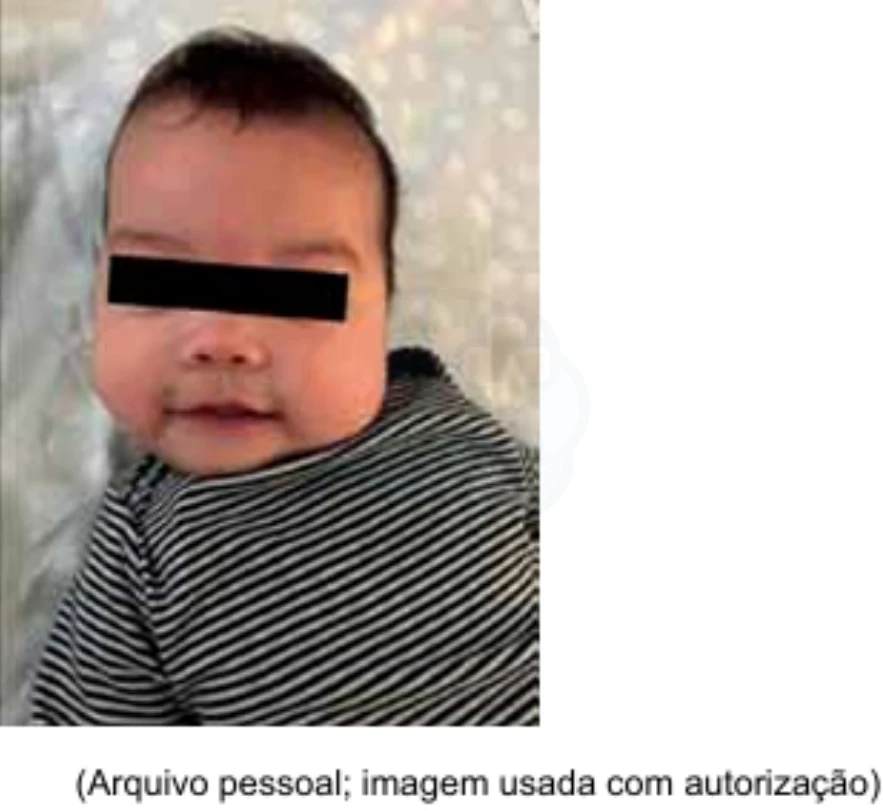
#> input picture scripts/samples_medevo/sample_2_UNESPHCFMB-2026-CIR-20770.webp, 883 x 811 px, given in place of media_1794519866501_2f4a1222.jpg, which was not available
$ python download_and_inpaint_medevo.py
#> lines starting #> are read from the running program, lines starting #| are printed output that depends on the picture
### scripts/test_detector_benchmark.py
from PIL import Image
import os

uploaded_paths = [
    r'C:/Users/froge/.gemini/antigravity/brain/4ca079d4-a5c6-44e2-ace8-20af3249b334/.user_uploaded/media_1794519866501_2f4a1222.jpg',
    r'C:/Users/froge/.gemini/antigravity/brain/4ca079d4-a5c6-44e2-ace8-20af3249b334/.user_uploaded/media_1794519898155_86083b20.jpg',
    r'C:/Users/froge/.gemini/antigravity/brain/4ca079d4-a5c6-44e2-ace8-20af3249b334/.user_uploaded/media_1794519909201_8d25fc1c.jpg',
    r'C:/Users/froge/.gemini/antigravity/brain/4ca079d4-a5c6-44e2-ace8-20af3249b334/.user_uploaded/media_1794519931646_cabb037e.jpg'
]

def detect_medq_watermark(img_path):
    img = Image.open(img_path).convert('RGB')
#> img is the input picture: PIL image 883x811 RGB; mean R, G, B 187.2, 177.7, 173
    w, h = img.size
#> w = 883; h = 811
    cx, cy = w // 2, h // 2
#> cx = 441; cy = 405

    # Central box (16% of width, 16% of height)
    bw, bh = int(w * 0.16), int(h * 0.16)
#> bw = 141; bh = 129
    center_crop = img.crop((cx - bw//2, cy - bh//2, cx + bw//2, cy + bh//2))
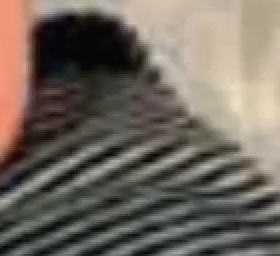
#> center_crop: PIL image 140x128 RGB (shown 2 times larger); mean R, G, B 113.2, 104.1, 94.4

    # Outer reference border (to compare baseline)
    border_crop = img.crop((int(w * 0.1), int(h * 0.1), int(w * 0.9), int(h * 0.9)))
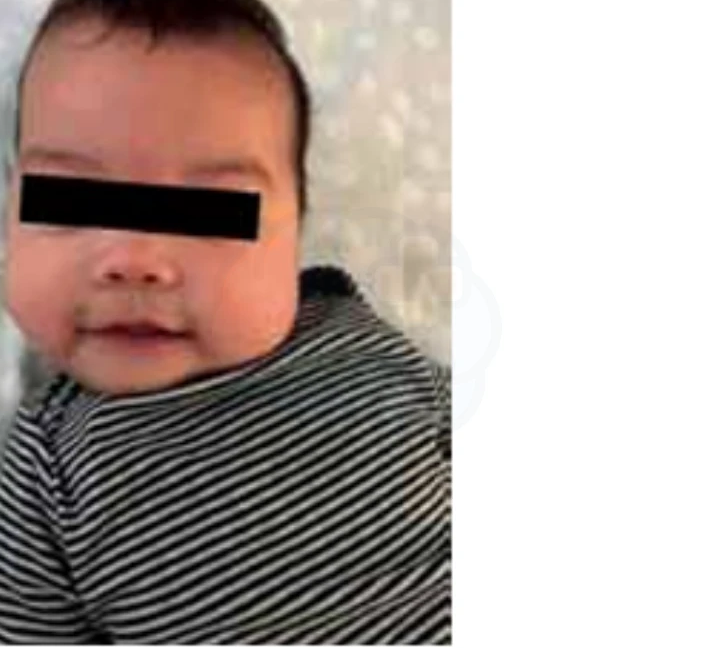
#> border_crop: PIL image 706x648 RGB; mean R, G, B 172.5, 158.2, 152.4

    # Calculate saturation / warm tint in center
    cpixels = list(center_crop.getdata())
#> cpixels = 17920 items, first 6: (237, 151, 121), (237, 151, 121), (237, 151, 121), (239, 150, 121), (239, 150, 121), (241, 153, 123)
    diff_rb = [p[0] - p[2] for p in cpixels]
#> diff_rb = 17920 values, max 127 at index 8400, min -11 at index 4788, mean 18.81
    diff_rg = [p[0] - p[1] for p in cpixels]
#> diff_rg = 17920 values, max 99 at index 8261, min -8 at index 4655, mean 9.12

    avg_diff_rb = sum(diff_rb) / len(diff_rb)
#> avg_diff_rb = 18.81
    max_diff_rb = max(diff_rb)
#> max_diff_rb = 127

    # Check if image is predominantly grayscale
    bpixels = list(border_crop.getdata())[::10]
#> bpixels = 45749 items
    is_grayscale_base = sum(abs(p[0] - p[1]) + abs(p[1] - p[2]) for p in bpixels) / len(bpixels) < 8.0
#> is_grayscale_base = False

    score = 0
    reasons = []

    if is_grayscale_base:
        # In grayscale images, center having warm tint is a dead giveaway
        if max_diff_rb > 7.0:
            score += 85
            reasons.append(f"Radiografia PB com anomalia cromática quente no centro (max R-B={max_diff_rb:.1f})")
    else:
        # In color images, center has localized high saturation cross pattern
        if avg_diff_rb > 20.0 and max_diff_rb > 45.0:
            score += 70
            reasons.append(f"Foto clínica com contraste avermelhado/salmão central compatível com carimbo (R-B={avg_diff_rb:.1f})")

    return {
        "detected": score >= 50,
        "score": score,
        "is_grayscale": is_grayscale_base,
        "max_diff_rb": max_diff_rb,
        "reasons": reasons
    }

for idx, p in enumerate(uploaded_paths, 1):
    res = detect_medq_watermark(p)
#> res = {'detected': False, 'score': 0, 'is_grayscale': False, 'max_diff_rb': 127, 'reasons': []}
    print(f"Amostra {idx}: Detectado={res['detected']}, Score={res['score']}, PB={res['is_grayscale']}, Razões={res['reasons']}")
#| Amostra 1: Detectado=False, Score=0, PB=False, Razões=[]
#> pass 2 of the loop `for idx, p in enumerate(uploaded_paths, 1):`:
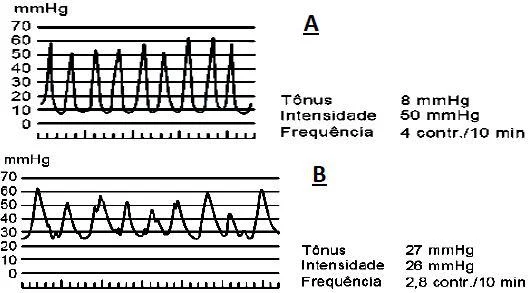
#> input picture scripts/samples_medevo/sample_3_INCA-2021-OBS-7207.webp, 531 x 293 px, given in place of media_1794519898155_86083b20.jpg, which was not available
#> in detect_medq_watermark, img is the input picture: PIL image 531x293 RGB; mean R, G, B 222.2, 222.2, 222.3
#> in detect_medq_watermark (call 2), `center_crop = img.crop((cx - bw//2, cy - bh//2, cx + bw//2, cy + bh//2))`:
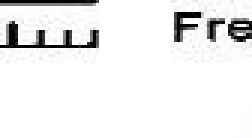
#> center_crop: PIL image 84x46 RGB (shown 3 times larger); mean R, G, B 237.8, 237.7, 237.8
#> in detect_medq_watermark (call 2), `border_crop = img.crop((int(w * 0.1), int(h * 0.1), int(w * 0.9), int(..`:
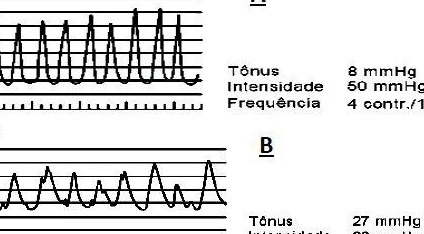
#> border_crop: PIL image 424x234 RGB; mean R, G, B 220.2, 220.2, 220.2
#> cpixels = 3864 items, first 6: (0, 0, 0), (0, 0, 0), (0, 0, 0), (0, 0, 0), (0, 0, 0), (0, 0, 0)
#> diff_rb = 3864 values, max 6 at index 3863, min -3 at index 3695, mean 0.000259
#> diff_rg = 3864 values, max 5 at index 3861, min -6 at index 3779, mean 0.0228
#> avg_diff_rb = 0.000259
#> max_diff_rb = 6
#> bpixels = 9922 items, first 6: (250, 250, 250), (250, 250, 250), (250, 250, 250), (250, 250, 250), (250, 250, 250), (250, 250, 250)
#> is_grayscale_base = True
#> res = {'detected': False, 'score': 0, 'is_grayscale': True, 'max_diff_rb': 6, 'reasons': []}
#| Amostra 2: Detectado=False, Score=0, PB=True, Razões=[]

### scripts/download_and_inpaint_medevo.py
import os
import sys
import json
import sqlite3
import time
import requests
from concurrent.futures import ThreadPoolExecutor, as_completed
from PIL import Image

sys.path.append('scripts')
from inpaint_medq_watermark import inpaint_medq_image
from batch_inpaint_all_medq import make_side_by_side
#> (the run stopped early here; a loop or call above may not have finished)
